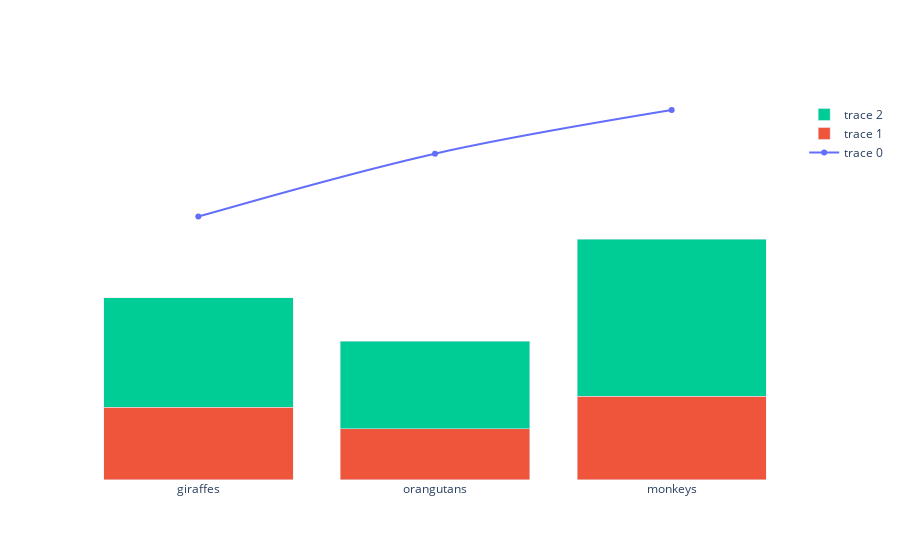

Notebook source saved alongside this figure:
### Code cell
fig = make_subplots(rows=3, cols=1, specs = [[{}], [{"rowspan": 2}], [None]], shared_xaxes=True, vertical_spacing=0.00)
fig.add_trace(go.Scatter(x=animals, y=y1, mode='lines+markers', line_shape='spline'), row=1, col=1)
fig.add_trace(go.Bar(x=animals, y=y2, hoverinfo='all'), row=2,col=1)
fig.add_trace(go.Bar(x=animals, y=y3), row=2,col=1)
fig.update_layout(barmode='stack', plot_bgcolor='white', yaxis_visible=False, yaxis_showticklabels=False, yaxis2_visible=False, yaxis2_showticklabels=False)
fig.show()

### Figure 1 — Plotly figure (JSON) as saved in the notebook; plotly's stock layout.template omitted (floating-point values rounded to 4 significant figures)
{"data": [{"line": {"shape": "spline"}, "mode": "lines+markers", "type": "scatter", "x": ["giraffes", "orangutans", "monkeys"], "xaxis": "x", "y": [0.1, 1.4, 2.3], "yaxis": "y"}, {"hoverinfo": "all", "type": "bar", "x": ["giraffes", "orangutans", "monkeys"], "xaxis": "x2", "y": [20, 14, 23], "yaxis": "y2"}, {"type": "bar", "x": ["giraffes", "orangutans", "monkeys"], "xaxis": "x2", "y": [30, 24, 43], "yaxis": "y2"}], "layout": {"barmode": "stack", "plot_bgcolor": "white", "xaxis": {"anchor": "y", "domain": [0, 1], "matches": "x2", "showticklabels": false}, "xaxis2": {"anchor": "y2", "domain": [0, 1]}, "yaxis": {"anchor": "x", "domain": [0.6667, 1], "showticklabels": false, "visible": false}, "yaxis2": {"anchor": "x2", "domain": [0, 0.6667], "showticklabels": false, "visible": false}}}
